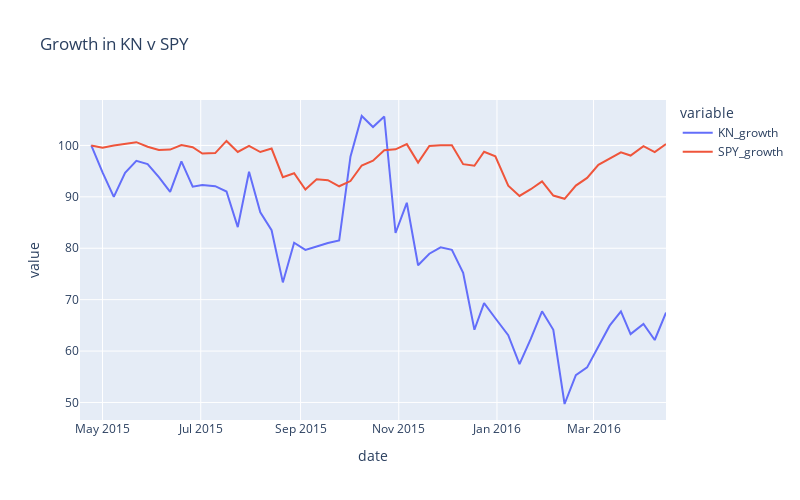

Here is the notebook cell this chart was saved with:
### Code cell
graphAlpha("KN", "2015-04-24")
print("this one has a bit of a pop, but also not a great trade")
